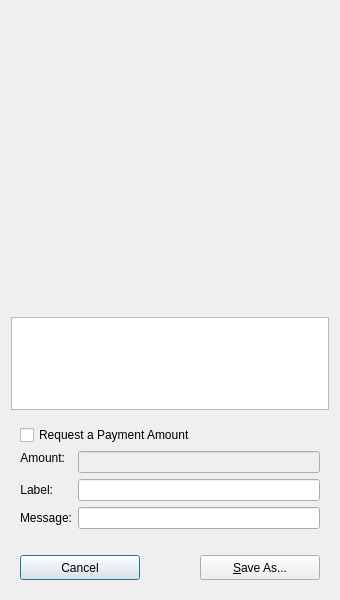
<?xml version="1.0" encoding="UTF-8"?>
<ui version="4.0">
 <class>QRCodeDialog</class>
 <widget class="QDialog" name="QRCodeDialog">
  <property name="geometry">
   <rect>
    <x>0</x>
    <y>0</y>
    <width>340</width>
    <height>600</height>
   </rect>
  </property>
  <property name="windowTitle">
   <string>QR Code Dialog</string>
  </property>
  <layout class="QVBoxLayout" name="verticalLayout_3">
   <item>
    <widget class="QLabel" name="lblQRCode">
     <property name="sizePolicy">
      <sizepolicy hsizetype="Expanding" vsizetype="Expanding">
       <horstretch>0</horstretch>
       <verstretch>0</verstretch>
      </sizepolicy>
     </property>
     <property name="minimumSize">
      <size>
       <width>300</width>
       <height>300</height>
      </size>
     </property>
     <property name="textFormat">
      <enum>Qt::PlainText</enum>
     </property>
     <property name="alignment">
      <set>Qt::AlignCenter</set>
     </property>
     <property name="wordWrap">
      <bool>true</bool>
     </property>
    </widget>
   </item>
   <item>
    <widget class="QPlainTextEdit" name="outUri">
     <property name="sizePolicy">
      <sizepolicy hsizetype="Expanding" vsizetype="Minimum">
       <horstretch>0</horstretch>
       <verstretch>0</verstretch>
      </sizepolicy>
     </property>
     <property name="minimumSize">
      <size>
       <width>0</width>
       <height>50</height>
      </size>
     </property>
     <property name="tabChangesFocus">
      <bool>true</bool>
     </property>
     <property name="textInteractionFlags">
      <set>Qt::TextSelectableByKeyboard|Qt::TextSelectableByMouse</set>
     </property>
    </widget>
   </item>
   <item>
    <widget class="QWidget" name="widget" native="true">
     <layout class="QVBoxLayout" name="verticalLayout_2">
      <item>
       <widget class="QCheckBox" name="chkReqPayment">
        <property name="enabled">
         <bool>true</bool>
        </property>
        <property name="text">
         <string>Request a Payment Amount</string>
        </property>
       </widget>
      </item>
      <item>
       <layout class="QFormLayout" name="formLayout">
        <property name="fieldGrowthPolicy">
         <enum>QFormLayout::AllNonFixedFieldsGrow</enum>
        </property>
        <item row="1" column="0">
         <widget class="QLabel" name="lblLabel">
          <property name="text">
           <string>Label:</string>
          </property>
          <property name="textFormat">
           <enum>Qt::PlainText</enum>
          </property>
          <property name="alignment">
           <set>Qt::AlignRight|Qt::AlignTrailing|Qt::AlignVCenter</set>
          </property>
          <property name="buddy">
           <cstring>lnLabel</cstring>
          </property>
         </widget>
        </item>
        <item row="1" column="1">
         <widget class="QLineEdit" name="lnLabel"/>
        </item>
        <item row="2" column="0">
         <widget class="QLabel" name="lblMessage">
          <property name="text">
           <string>Message:</string>
          </property>
          <property name="textFormat">
           <enum>Qt::PlainText</enum>
          </property>
          <property name="alignment">
           <set>Qt::AlignRight|Qt::AlignTrailing|Qt::AlignVCenter</set>
          </property>
          <property name="buddy">
           <cstring>lnMessage</cstring>
          </property>
         </widget>
        </item>
        <item row="2" column="1">
         <widget class="QLineEdit" name="lnMessage"/>
        </item>
        <item row="0" column="0">
         <widget class="QLabel" name="lblAmount">
          <property name="sizePolicy">
           <sizepolicy hsizetype="Preferred" vsizetype="Maximum">
            <horstretch>0</horstretch>
            <verstretch>0</verstretch>
           </sizepolicy>
          </property>
          <property name="text">
           <string>Amount:</string>
          </property>
          <property name="textFormat">
           <enum>Qt::PlainText</enum>
          </property>
          <property name="alignment">
           <set>Qt::AlignRight|Qt::AlignTrailing|Qt::AlignVCenter</set>
          </property>
          <property name="buddy">
           <cstring>lnReqAmount</cstring>
          </property>
         </widget>
        </item>
        <item row="0" column="1">
         <widget class="BitcoinAmountField" name="lnReqAmount">
          <property name="enabled">
           <bool>false</bool>
          </property>
          <property name="minimumSize">
           <size>
            <width>80</width>
            <height>0</height>
           </size>
          </property>
         </widget>
        </item>
       </layout>
      </item>
      <item>
       <layout class="QHBoxLayout" name="horizontalLayout">
        <property name="topMargin">
         <number>20</number>
        </property>
        <item>
         <widget class="QPushButton" name="btnCancel">
          <property name="minimumSize">
           <size>
            <width>120</width>
            <height>25</height>
           </size>
          </property>
          <property name="text">
           <string>Cancel</string>
          </property>
         </widget>
        </item>
        <item>
         <spacer name="horizontalSpacer">
          <property name="orientation">
           <enum>Qt::Horizontal</enum>
          </property>
          <property name="sizeHint" stdset="0">
           <size>
            <width>40</width>
            <height>20</height>
           </size>
          </property>
         </spacer>
        </item>
        <item>
         <widget class="QPushButton" name="btnSaveAs">
          <property name="minimumSize">
           <size>
            <width>120</width>
            <height>25</height>
           </size>
          </property>
          <property name="text">
           <string>&amp;Save As...</string>
          </property>
         </widget>
        </item>
       </layout>
      </item>
     </layout>
    </widget>
   </item>
  </layout>
 </widget>
 <customwidgets>
  <customwidget>
   <class>BitcoinAmountField</class>
   <extends>QLineEdit</extends>
   <header>bitcoinamountfield.h</header>
   <container>1</container>
  </customwidget>
 </customwidgets>
 <resources/>
 <connections>
  <connection>
   <sender>chkReqPayment</sender>
   <signal>clicked(bool)</signal>
   <receiver>lnReqAmount</receiver>
   <slot>setEnabled(bool)</slot>
   <hints>
    <hint type="sourcelabel">
     <x>92</x>
     <y>285</y>
    </hint>
    <hint type="destinationlabel">
     <x>98</x>
     <y>311</y>
    </hint>
   </hints>
  </connection>
 </connections>
</ui>
